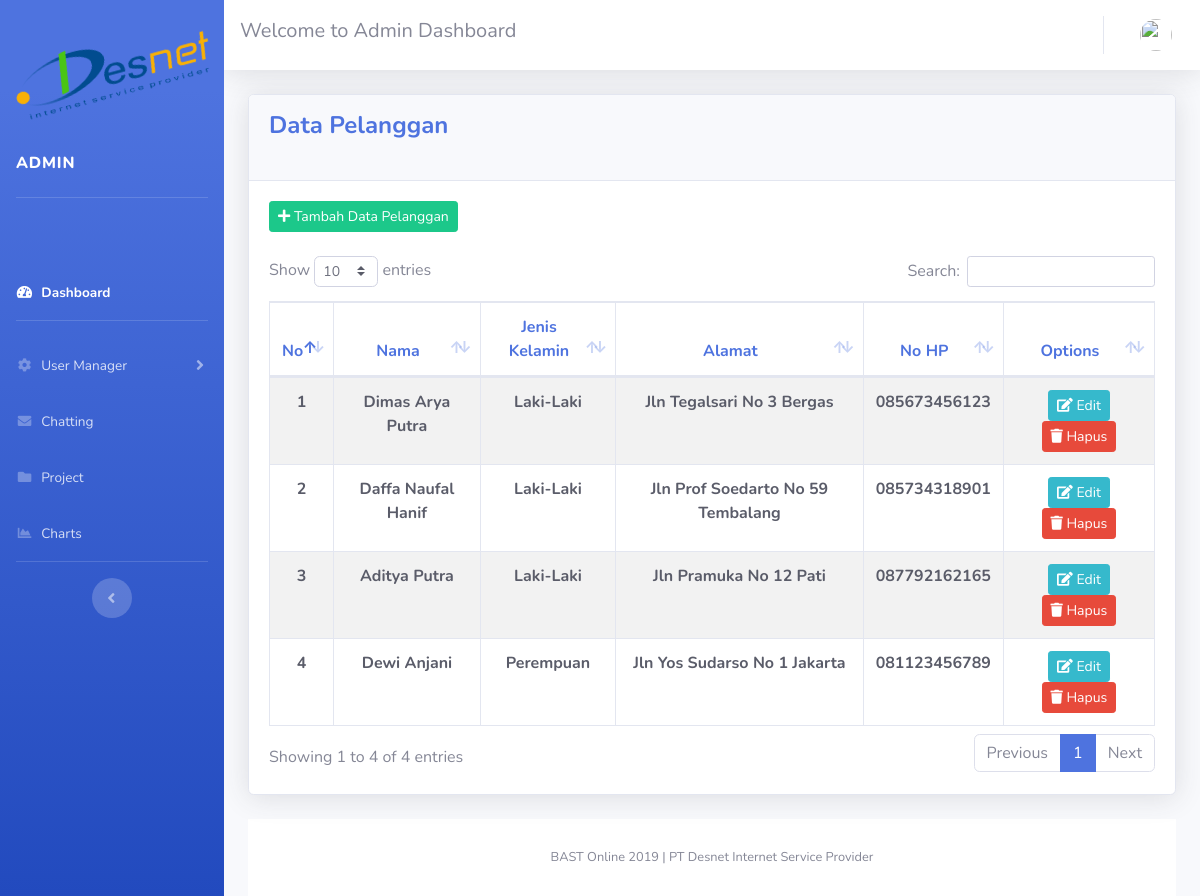
Page /index.php/admin/pelanggan on the committed database.
### tables this page shows
CREATE TABLE `pelanggan` (
  `id_pelanggan` int(11) NOT NULL,
  `nama_pel` varchar(50) NOT NULL,
  `gender` enum('Laki-Laki','Perempuan') NOT NULL,
  `alamat` varchar(90) NOT NULL,
  `nohp` varchar(12) NOT NULL,
  `jabatan` varchar(255) NOT NULL,
  `perusahaan` varchar(255) NOT NULL
);

### application/views/admin/layout/content.php (called while the page is built)
<?php
if( $isi )
{
    $this -> load->view( $isi );
}

### application/views/admin/layout/wrapper.php (called while the page is built)
<?php
require_once ('head.php');
require_once ('sidebar.php');
require_once ('nav.php');
require_once ('content.php');
require_once ('footer.php');

### application/controllers/admin/Pelanggan.php (called while the page is built, shortened)
<?php
class Pelanggan extends CI_Controller {
    public function __construct(){
        $this->load->model('model_pelanggan');
    }
    public function index()
    {
        $data=array('title'=>'Admin Dashboard',
                    'isi'=>'admin/pelanggan/data_pelanggan',
                    'data_pelanggan' => $this->model_pelanggan->get_all(),
                );
        $this->load->view('admin/layout/wrapper',$data,FALSE);
    }
}

### index.php (called while the page is built, shortened)
<?php
require_once BASEPATH.'core/CodeIgniter.php';

### application/models/Model_pelanggan.php (called while the page is built, shortened)
<?php
class Model_pelanggan extends CI_Model {
    public function get_all()
    {
        $query = $this->db->select("*")
                 ->from('pelanggan')
                 ->order_by('id_pelanggan', 'DESC')
                 ->get();
        return $query->result();
    }
}

### application/views/admin/pelanggan/data_pelanggan.php (the view, shortened to what this page needs)
<div class="container-fluid">
<div class="card shadow mb-4">
  <div class="card-header py-3">
    <h4 class="m-0 font-weight-bold text-primary">Data Pelanggan</h4> <br>
  </div>
  <div class="card-body">
    <div class="table-responsive">
      <table class="table table-striped table-bordered table-hover"  id="dataTable" width="100%" cellspacing="0">
      <div class="pull-right"><a href="<?php echo base_url() ?>admin/pelanggan/tambah/"  class="btn btn-sm btn-success" ><span class="fa fa-plus"></span> Tambah Data Pelanggan</a></div> <br>
      <thead align="center" class="m-0 font-weight-bold text-primary">
        <tr>
          <th>No</th>
          <th>Nama</th>
          <th>Jenis Kelamin</th>
          <th>Alamat</th>
          <th>No HP</th>
          <th>Options</th>
        </tr>
      </thead>
      <tbody align="center" class="m-0 font-weight-bold text-dark">
      <?php
          $no = 1;
          foreach($data_pelanggan as $hasil){
      ?>
        <tr>
          <td><?php echo $no++ ?></td>
          <td><?php echo $hasil->nama_pel ?></td>
          <td><?php echo $hasil->gender ?></td>
          <td><?php echo $hasil->alamat ?></td>
          <td><?php echo $hasil->nohp ?></td>
          <td>
              <a href="<?php echo base_url() ?>admin/pelanggan/edit/<?php echo $hasil->id_pelanggan ?>" class="btn btn-sm btn-info"><span class="fa fa-edit"></span> Edit</a>
              <a onclick="deleteConfirm('<?php echo base_url('admin/pelanggan/hapus/'.$hasil->id_pelanggan) ?>')"
                href="#!" class="btn btn-sm btn-danger"><span class="fa fa-trash"></span> Hapus</a>
          </td>
        </tr>
      <?php } ?>
      </tbody>
      </table>
    </div>
</div>
</div>

### rows in the picture
pelanggan: nama_pel "Dimas Arya Putra", gender "Laki-Laki", alamat "Jln Tegalsari No 3 Bergas", nohp "085673456123"
pelanggan: nama_pel "Daffa Naufal Hanif", gender "Laki-Laki", alamat "Jln Prof Soedarto No 59 Tembalang", nohp "085734318901"
pelanggan: nama_pel "Aditya Putra", gender "Laki-Laki", alamat "Jln Pramuka No 12 Pati", nohp "087792162165"
pelanggan: nama_pel "Dewi Anjani", gender "Perempuan", alamat "Jln Yos Sudarso No 1 Jakarta", nohp "081123456789"
